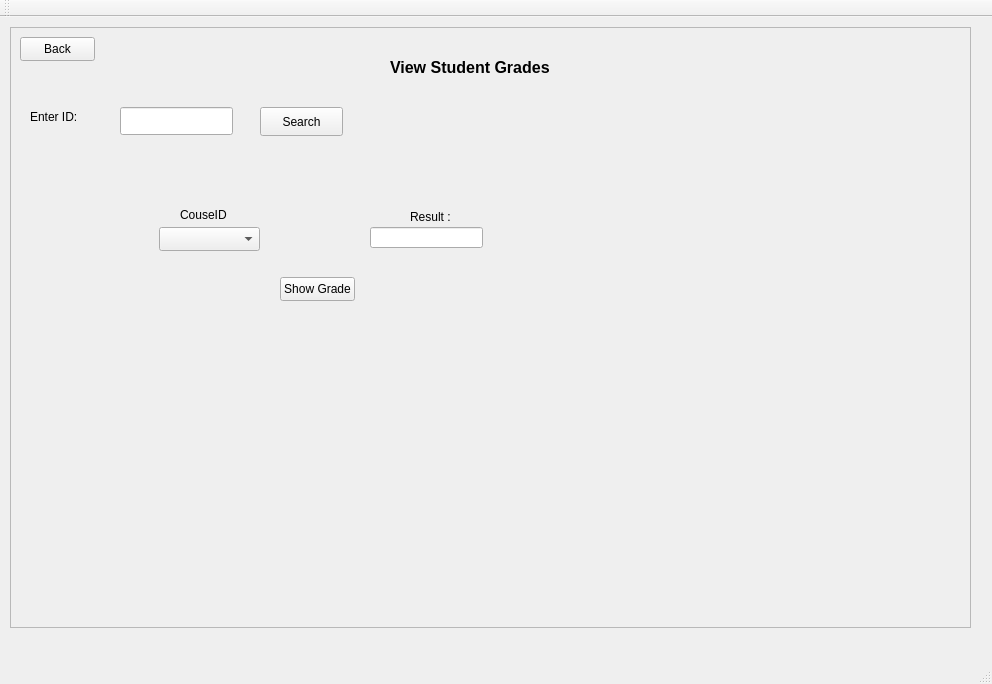
<?xml version="1.0" encoding="UTF-8"?>
<ui version="4.0">
 <class>ViewStudentGradeAdminPageClass</class>
 <widget class="QMainWindow" name="ViewStudentGradeAdminPageClass">
  <property name="geometry">
   <rect>
    <x>0</x>
    <y>0</y>
    <width>992</width>
    <height>684</height>
   </rect>
  </property>
  <property name="windowTitle">
   <string>ViewStudentGradeAdminPage</string>
  </property>
  <widget class="QWidget" name="centralWidget">
   <widget class="QFrame" name="frame">
    <property name="geometry">
     <rect>
      <x>10</x>
      <y>10</y>
      <width>961</width>
      <height>601</height>
     </rect>
    </property>
    <property name="frameShape">
     <enum>QFrame::Shape::StyledPanel</enum>
    </property>
    <property name="frameShadow">
     <enum>QFrame::Shadow::Raised</enum>
    </property>
    <widget class="QLabel" name="label">
     <property name="geometry">
      <rect>
       <x>380</x>
       <y>20</y>
       <width>161</width>
       <height>41</height>
      </rect>
     </property>
     <property name="font">
      <font>
       <pointsize>12</pointsize>
       <bold>true</bold>
      </font>
     </property>
     <property name="text">
      <string>View Student Grades</string>
     </property>
    </widget>
    <widget class="QLabel" name="label_2">
     <property name="geometry">
      <rect>
       <x>20</x>
       <y>80</y>
       <width>63</width>
       <height>20</height>
      </rect>
     </property>
     <property name="text">
      <string>Enter ID:</string>
     </property>
    </widget>
    <widget class="QLineEdit" name="StudentIDTextFieldViewGrade">
     <property name="geometry">
      <rect>
       <x>110</x>
       <y>80</y>
       <width>113</width>
       <height>28</height>
      </rect>
     </property>
    </widget>
    <widget class="QLabel" name="label_3">
     <property name="geometry">
      <rect>
       <x>400</x>
       <y>180</y>
       <width>63</width>
       <height>20</height>
      </rect>
     </property>
     <property name="text">
      <string>Result :</string>
     </property>
    </widget>
    <widget class="QPushButton" name="ViewGradeSearchStudent_Btn">
     <property name="geometry">
      <rect>
       <x>250</x>
       <y>80</y>
       <width>83</width>
       <height>29</height>
      </rect>
     </property>
     <property name="text">
      <string>Search</string>
     </property>
    </widget>
    <widget class="QLabel" name="label_4">
     <property name="geometry">
      <rect>
       <x>170</x>
       <y>180</y>
       <width>49</width>
       <height>16</height>
      </rect>
     </property>
     <property name="text">
      <string>CouseID :</string>
     </property>
    </widget>
    <widget class="QComboBox" name="AdminViewGradesCoursesComboBox">
     <property name="geometry">
      <rect>
       <x>149</x>
       <y>200</y>
       <width>101</width>
       <height>24</height>
      </rect>
     </property>
    </widget>
    <widget class="QLineEdit" name="DisplayGradelineEdit">
     <property name="geometry">
      <rect>
       <x>360</x>
       <y>200</y>
       <width>113</width>
       <height>21</height>
      </rect>
     </property>
     <property name="autoFillBackground">
      <bool>false</bool>
     </property>
    </widget>
    <widget class="QPushButton" name="ShowGradeBtn">
     <property name="geometry">
      <rect>
       <x>270</x>
       <y>250</y>
       <width>75</width>
       <height>24</height>
      </rect>
     </property>
     <property name="text">
      <string>Show Grade</string>
     </property>
    </widget>
    <widget class="QPushButton" name="ViewStudentGradeAdminBackBtn">
     <property name="geometry">
      <rect>
       <x>10</x>
       <y>10</y>
       <width>75</width>
       <height>24</height>
      </rect>
     </property>
     <property name="text">
      <string>Back</string>
     </property>
    </widget>
   </widget>
  </widget>
  <widget class="QMenuBar" name="menuBar">
   <property name="geometry">
    <rect>
     <x>0</x>
     <y>0</y>
     <width>992</width>
     <height>33</height>
    </rect>
   </property>
  </widget>
  <widget class="QToolBar" name="mainToolBar">
   <attribute name="toolBarArea">
    <enum>TopToolBarArea</enum>
   </attribute>
   <attribute name="toolBarBreak">
    <bool>false</bool>
   </attribute>
  </widget>
  <widget class="QStatusBar" name="statusBar"/>
 </widget>
 <layoutdefault spacing="6" margin="11"/>
 <resources/>
 <connections/>
</ui>
